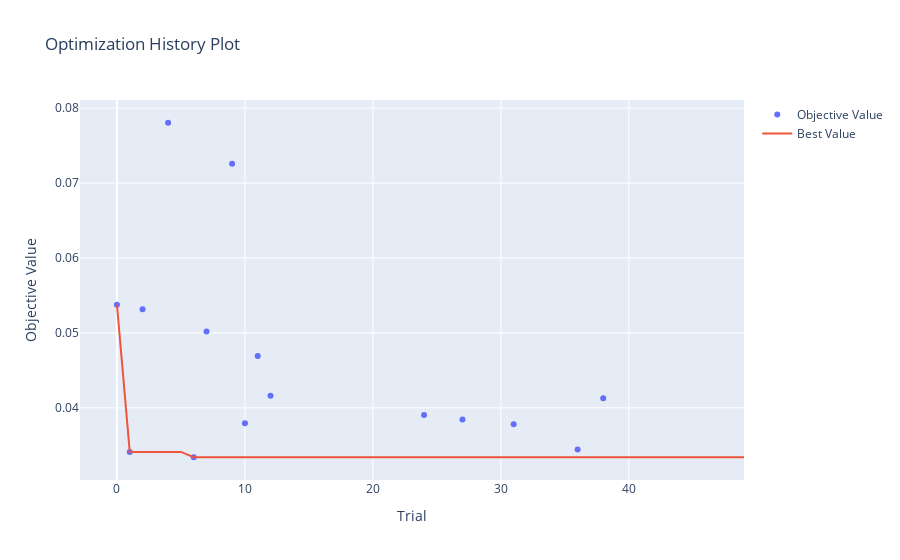

The notebook cell saved with this chart:
### Code cell
ov.plot_optimization_history(AdaBoostRegressor_study)

### Figure 1 — Plotly figure (JSON) as saved in the notebook; plotly's stock layout.template omitted (floating-point values rounded to 4 significant figures)
{"data": [{"mode": "markers", "name": "Objective Value", "type": "scatter", "x": [0, 1, 2, 4, 6, 7, 9, 10, 11, 12, 24, 27, 31, 36, 38], "y": [0.05377, 0.03411, 0.05317, 0.07806, 0.0334, 0.0502, 0.0726, 0.03795, 0.04693, 0.04162, 0.03905, 0.03843, 0.03782, 0.03443, 0.04128]}, {"mode": "lines", "name": "Best Value", "type": "scatter", "x": [0, 1, 2, 3, 4, 5, 6, 7, 8, 9, 10, 11, 12, 13, 14, 15, 16, 17, 18, 19, 20, 21, 22, 23, 24, 25, 26, 27, 28, 29, 30, 31, 32, 33, 34, 35, 36, 37, 38, 39, 40, 41, 42, 43, 44, 45, 46, 47, 48, 49], "y": [0.05377, 0.03411, 0.03411, 0.03411, 0.03411, 0.03411, 0.0334, 0.0334, 0.0334, 0.0334, 0.0334, 0.0334, 0.0334, 0.0334, 0.0334, 0.0334, 0.0334, 0.0334, 0.0334, 0.0334, 0.0334, 0.0334, 0.0334, 0.0334, 0.0334, 0.0334, 0.0334, 0.0334, 0.0334, 0.0334, 0.0334, 0.0334, 0.0334, 0.0334, 0.0334, 0.0334, 0.0334, 0.0334, 0.0334, 0.0334, 0.0334, 0.0334, 0.0334, 0.0334, 0.0334, 0.0334, 0.0334, 0.0334, 0.0334, 0.0334]}, {"marker": {"color": "#cccccc"}, "mode": "markers", "name": "Infeasible Trial", "showlegend": false, "type": "scatter", "x": [], "y": []}], "layout": {"title": {"text": "Optimization History Plot"}, "xaxis": {"title": {"text": "Trial"}}, "yaxis": {"title": {"text": "Objective Value"}}}}
